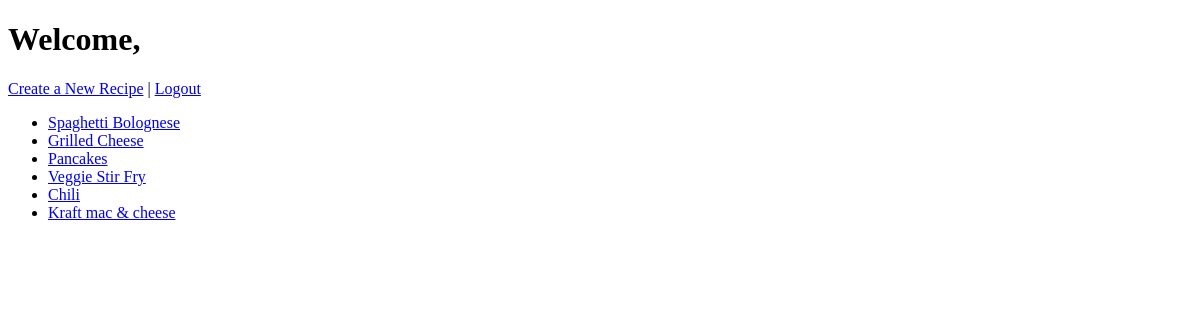
Page / (signed in) on the earlier database version.
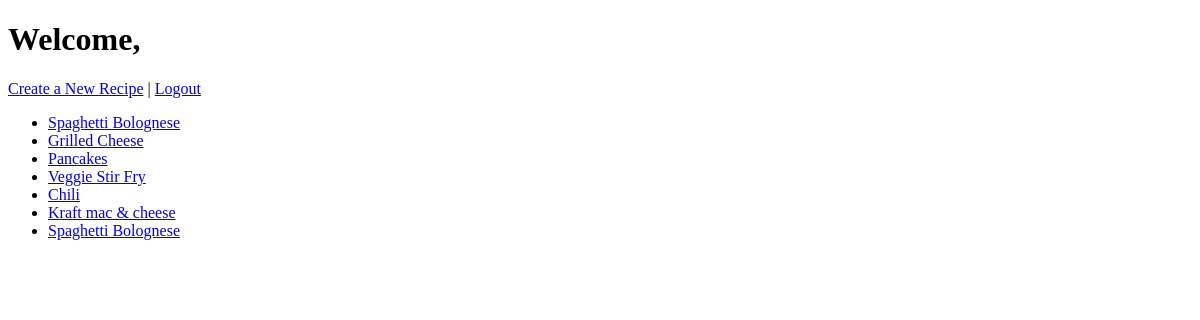
Same page on the later database version.
### tables this page shows
CREATE TABLE recipes (
            id INTEGER PRIMARY KEY AUTOINCREMENT,
            title TEXT NOT NULL,
            ingredients TEXT,
            steps TEXT,
            notes TEXT,
            tags TEXT,
            user_id INTEGER,
            forked_from INTEGER,
            FOREIGN KEY(user_id) REFERENCES users(id),
            FOREIGN KEY(forked_from) REFERENCES recipes(id)
        );

### gitgrub.py (the view)
@app.route("/")
def home():
    user_id = request.cookies.get('YourSessionCookie')
    if user_id:
        user = get_user(user_id)
        if user:
            conn = sqlite3.connect(DB_PATH)
            conn.row_factory = sqlite3.Row
            cursor = conn.cursor()
            cursor.execute("SELECT * FROM recipes")
            recipes = cursor.fetchall()
            conn.close()
            return render_template('recipe_list.html', user=user, recipes=recipes)
    return redirect(url_for('login'))

### seed.py (called while the page is built)
def get_user(user_id):
    conn = sqlite3.connect(DB_PATH)
    cursor = conn.cursor()
    cursor.execute("SELECT id FROM users WHERE id = ?", (user_id))
    user = cursor.fetchone()
    conn.close()
    if user:
        return {
            "id": user[0]
        }
    else:
        return None

### templates/recipe_list.html (shortened to what this page needs)
<!DOCTYPE html>
<html>
<head>
</head>
<body>
    <h1>Welcome, {{ user['email'] }}</h1>
    <a href="{{ url_for('create_recipe') }}">Create a New Recipe</a> |
    <a href="{{ url_for('logout') }}">Logout</a>
    <ul>
        {% for recipe in recipes %}
            <li>
                <a href="{{ url_for('view_recipe', recipe_id=recipe['id']) }}">{{ recipe['title'] }}</a>
            </li>
        {% endfor %}
    </ul>
</body>
</html>

Differences in the rows shown:
added recipes: title "Spaghetti Bolognese"
